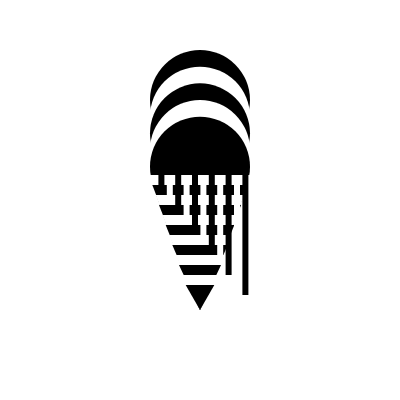
Frame 1 (no input)
Frame 60 (no input): identical to frame 1, image omitted
Frame 120 (the mouse pressed at the canvas centre since frame 60): identical to frame 1, image omitted

The p5.js sketch that drew this single still picture (run headless with seeded random() and noise() and a simulated clock; from frame 60 on, the mouse is pressed at the canvas centre):

// p5.js sketch
// ── sketch.js

function setup() {
    createCanvas(400, 400);
    background(255);
    
    //Vars for Circ
    circNum = 4;
    circSize = 100;
    addNum = circSize/6
    posX = width/2;
    posY = height/4;
    isBlack = true;
    
    //Vars for Tri
    triNum = 11;
    triAdd = 10;
    pad = 1;
    triVertTop = (height/2) - (circSize/4);
    triVertBot = height * 3/4 + 10;
    triVertLeft = (width/2) - (circSize/2) - pad;
    triVertRight = (width/2) + (circSize/2) + pad;
    
    
    //Vars for Rect
    rectSizeX = 6;
    rectSizeY = 10;
    rectNum = 11;
    
    rectPosX = width/2 - circSize/2;
    rectPosY = height/2 - circSize/4;
    
    noStroke();
    //stroke(2);;
    
    // CIRC
    for(i =0; i <= circNum; i++){
         
      if(isBlack){
        fill(0);
      }else{
        fill(255);
      }
      
      ellipse(posX, posY, circSize);
      
      posY = posY + addNum;
      isBlack = !isBlack;
      
    }
  
    // TRI
    for(i =0; i <= triNum; i ++){
      
      if(isBlack){
        fill(0);
      }else{
        fill(255);
      }
      triangle(triVertLeft, triVertTop, triVertRight, triVertTop, width/2, triVertBot);
      
      triVertTop = triVertTop + triAdd;
      triVertLeft = triVertLeft + (triAdd/3);
      triVertRight = triVertRight - (triAdd/3);
      
      isBlack = !isBlack;
      
    }
     
    // RECT
    for(i =0; i <= rectNum; i ++){
      rectMode(CORNER);
  
      
      if(isBlack){
        fill(0);
      }else{
        fill(255);
      }
      
      rect(rectPosX, rectPosY, rectSizeX, rectSizeY);
      
      rectPosX = rectPosX + rectSizeX*1.4;
      rectSizeY = rectSizeY + 10;
     
      isBlack = !isBlack;
      
    }
  }
  
  function draw() {
      //console.log(isBlack); 
    //customFunc();
  }
  
  function customFunc(){
        console.log(isBlack); 
  }
